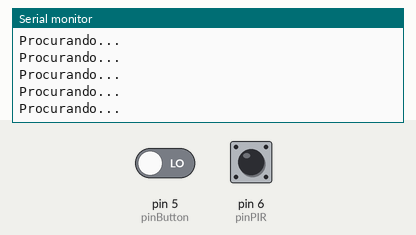
This sketch was run on a simulated Arduino Uno, built with avr-gcc and run on an emulated ATmega328P. Parts: the last lines printed to the serial monitor. Inputs (shaded band) come from the test bench; at power-on: pin 6 (pinPIR) LOW, pin 5 (pinButton) LOW.

Above: at 1.2 s.
1.3 s: pin 6 (pinPIR) driven HIGH
At 2.1 s:
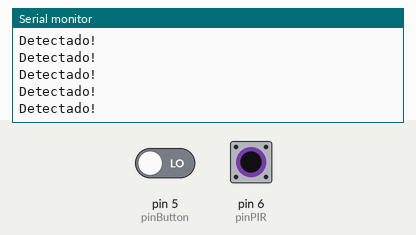
3.2 s: pin 6 (pinPIR) driven LOW
At 4.1 s:
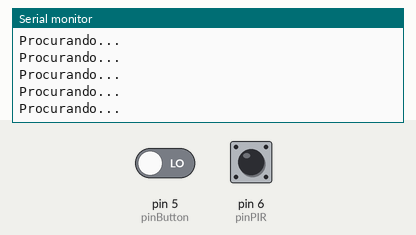
6.2 s: pin 5 (pinButton) driven HIGH and pin 6 (pinPIR) driven HIGH
At 7.0 s:
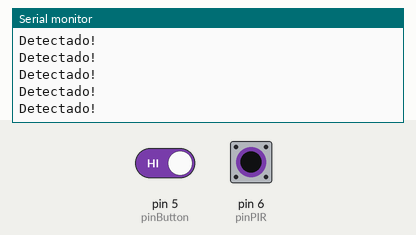

Measured:
- after the input at 1.3 s, the serial monitor: prints a new line after 0.07 s (image 1)

The sketch:

main.ino
```cpp
/**
 *
 * Title: main.ino
 * Description: controlador de lâmpada utilizando sensor de Movimento de Presença PIR
 * Author: Denis Lopes
 * Data: 19/11/2019
 *
 **/

#define pinRele 7
#define pinPIR 6
#define pinButton 5


void setup()
{
    Serial.begin(9600);
    Serial.println("Iniciando detecção...\n");

    //configura os pinos do rele, sensor de presença e PushButton
    pinMode(pinRele, OUTPUT);
    pinMode(pinPIR, INPUT);
    pinMode(pinButton, INPUT);

    //garante que a lâmpada iniciará apagada
    digitalWrite(pinRele, LOW);

}

void readPushButton()
    {

        //lê pino do Pushbutton
        int statusButton = digitalRead(pinButton);

        if(statusButton == HIGH)
        {
            //Desliga a lâmpada
            digitalWrite(pinRele, LOW);
        }
        else
        {
            //Liga a lâmpada
            digitalWrite(pinRele, HIGH);
        }

    }

void loop()
{
    //lê o sensor PIR
    bool valuePIR = digitalRead(pinPIR);

    //lê PushButton
    readPushButton();

    if(valuePIR)
    {
        Serial.println("Detectado! \n");

        //liga a lâmpada
        digitalWrite(pinRele, HIGH);
    }
    else
    {
        //desliga a lampada
        digitalWrite(pinRele, LOW);

        Serial.println("Procurando...");

    }
}
```
